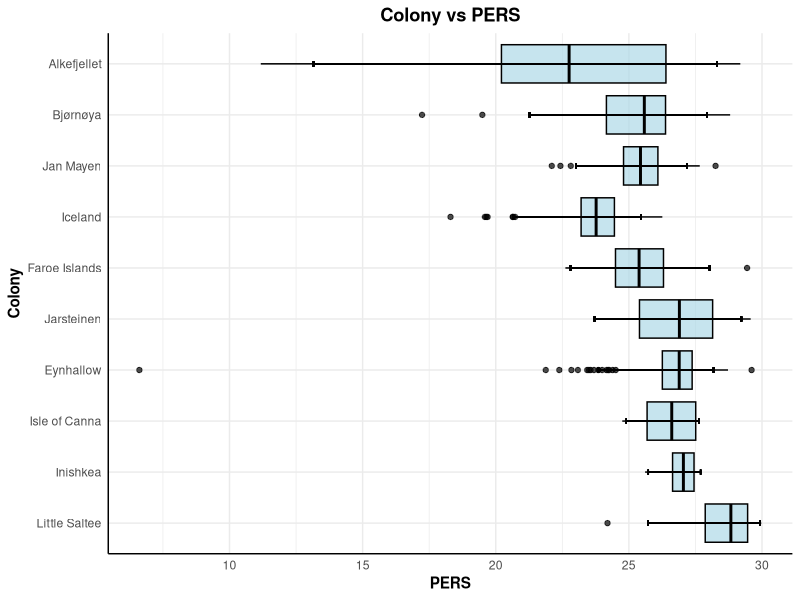
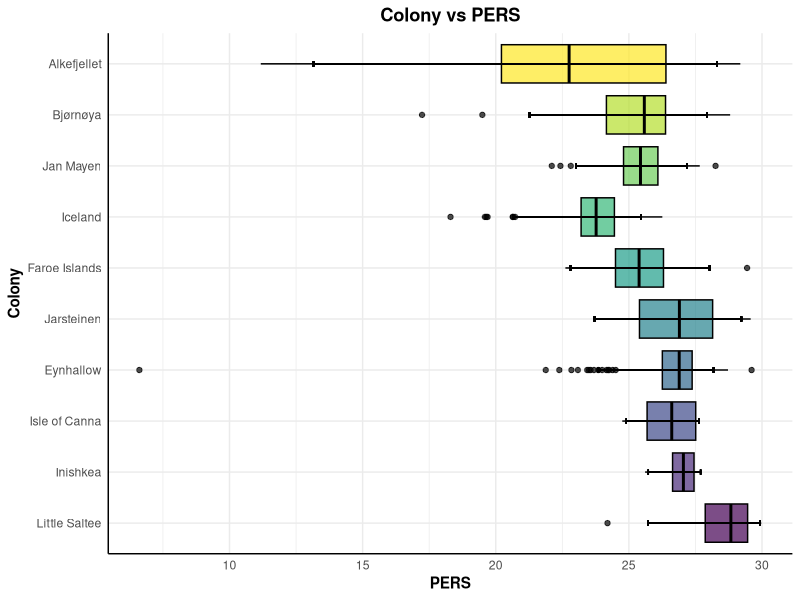
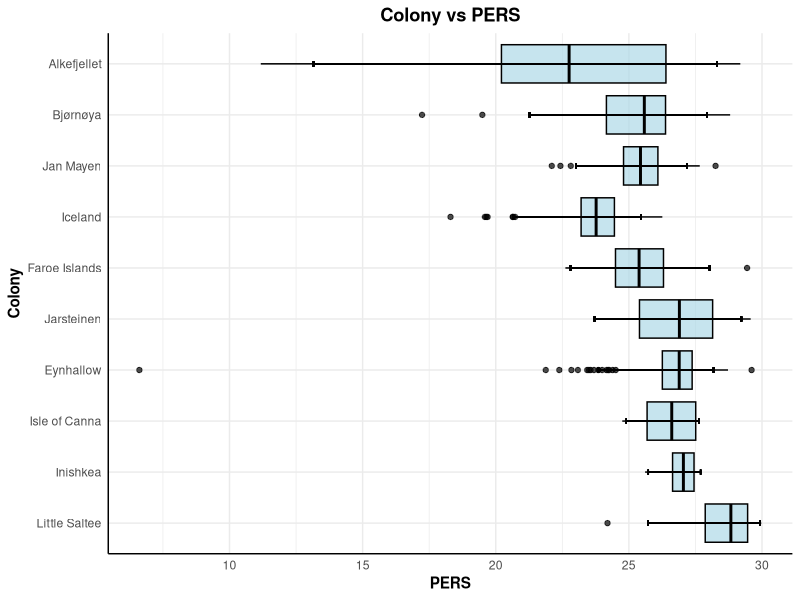
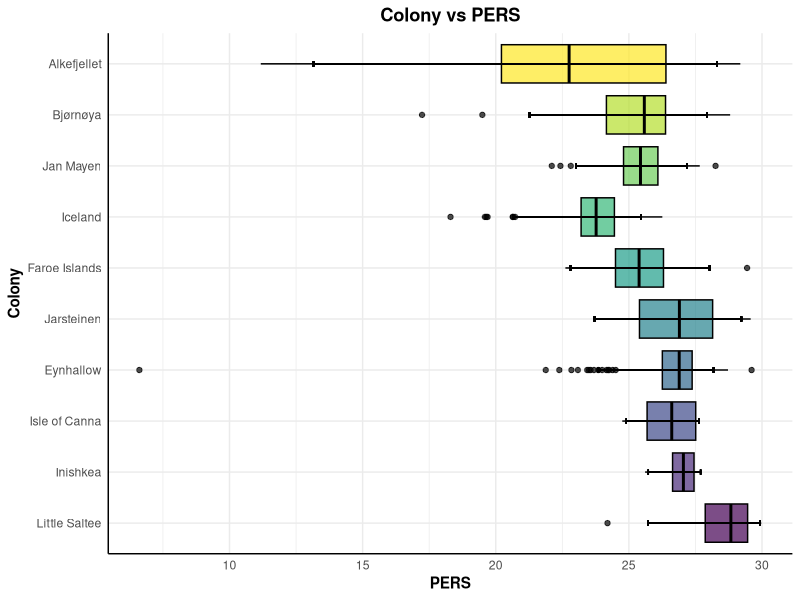

Write the R code that produced these figures, in order. (Note: this script raises an error after producing the figures.)
# Bar plot for PERS 

# Loading essential packages----
library(tidyverse)
library(ggplot2)
library(viridisLite)
library(viridis)

# Loading data----
setwd("/Users/ameydanole/Desktop/ENS_Rennes/argh/Amey_Danole_MS_Thesis/First_hyp/latest_right_attempt/outputs/csv/")
hyp1_df <- read.csv("correct_exposure_scores_by_individual_according_to_tracking_yr.csv")
hyp1_df$population <- gsub("\\.", " ", hyp1_df$population)
colonies_to_combine <- "Combined"
hyp1_df$population[hyp1_df$population %in% colonies_to_combine] <- "Iceland"
hyp1_df$population <- as.factor(hyp1_df$population)
order_to_match <- c("Alkefjellet", "Bjørnøya", "Jan Mayen", "Iceland", "Faroe Islands", "Jarsteinen", "Eynhallow", "Isle of Canna", "Inishkea", "Little Saltee")
reversed_order_to_match <- rev(order_to_match)
hyp1_df$population <- factor(hyp1_df$population, levels = reversed_order_to_match)

# Calculate 95% confidence intervals for pers

df <- hyp1_df %>%
  group_by(population) %>%
  mutate(
    CI_lower = quantile(exposure_score, 0.025),
    CI_upper = quantile(exposure_score, 0.975)
  )
write.csv(df, "Hyp1_df_with_CI.csv")

CI_boxplot <- ggplot(data = df, aes(y = population, x = exposure_score)) +
  geom_boxplot(fill = "lightblue", color = "black", alpha = 0.7) + # Adjust fill and outline colors
  geom_errorbar(
    aes(xmin = CI_lower, xmax = CI_upper),
    width = 0.1,
    position = position_dodge(width = 0.75),
    color = "black" # Adjust color of error bars
  ) +
  ylab("Colony") + xlab("PERS") +
  ggtitle("Colony vs PERS") +
  theme_minimal() + # Remove background grid
  theme(
    plot.title = element_text(hjust = 0.5, face = "bold"), # Center title and make it bold
    axis.line = element_line(color = "black"), # Adjust color of axis lines
    axis.title = element_text(face = "bold") # Make axis titles bold
  )
CI_boxplot
ggsave("Boxplot_Colony_vs_PERS.png", plot = CI_boxplot, height = 8, width = 12, dpi = 900, unit = "in", bg = "white")

# Friendly colour scheme

CI_boxplot <- ggplot(data = df, aes(y = population, x = exposure_score)) +
  geom_boxplot(fill = viridis_pal(option = "D")(10), color = "black", alpha = 0.7) + # Use viridis palette for fill color
  geom_errorbar(
    aes(xmin = CI_lower, xmax = CI_upper),
    width = 0.1,
    position = position_dodge(width = 0.75),
    color = "black" # Adjust color of error bars
  ) +
  ylab("Colony") + xlab("PERS") +
  ggtitle("Colony vs PERS") +
  theme_minimal() + # Remove background grid
  theme(
    plot.title = element_text(hjust = 0.5, face = "bold"), # Center title and make it bold
    axis.line = element_line(color = "black"), # Adjust color of axis lines
    axis.title = element_text(face = "bold") # Make axis titles bold
  )
CI_boxplot
ggsave("Boxplot_Colony_vs_PERS.png", plot = CI_boxplot, height = 8, width = 12, dpi = 900, unit = "in", bg = "white")
summary(posthoc)
# Boxplot for Colony vs PERS but with significance codes----

# Obtain the summary of the final_model
model_summary <- summary(final_model)
model_summary

# Extract coefficient estimates, standard errors, and degrees of freedom
coefficients <- model_summary$coefficients[, "Estimate"]
standard_errors <- model_summary$coefficients[, "Std. Error"]

# Calculate z-values
z_values <- coefficients / standard_errors

# Calculate two-tailed p-values
p_values <- 2 * (1 - pnorm(abs(z_values)))

data.frame(Colony = rownames(model_summary$coefficients), Estimate = coefficients, 
           Std.Error = standard_errors, z_value = z_values, p_value = p_values)


# Create the data frame
summary_data <- data.frame(
  Colony = rownames(model_summary$coefficients),
  Estimate = coefficients,
  Std.Error = standard_errors,
  z_value = z_values,
  p_value = p_values
)
summary_data
write.csv(file = "Significance_codes_for_colonies.csv", summary_data, row.names = F)

# Reverse the order of factor levels in the population variable
df$population <- factor(df$population, levels = rev(levels(df$population)))

# Plot with reversed x-axis labels
CI_boxplot <- ggplot(data = df, aes(x = population, y = exposure_score)) +
  geom_boxplot(fill = rev(viridis_pal(option = "D")(10)), color = "black", alpha = 0.7) + # Use viridis palette for fill color
  geom_errorbar(
    aes(ymin = CI_lower, ymax = CI_upper),
    width = 0.1,
    position = position_dodge(width = 0.75),
    color = "black" # Adjust color of error bars
  ) +
  xlab("Colony") + ylab("PERS") + # Corrected axis labels
  ggtitle("Colony vs PERS") +
  theme_minimal() + # Remove background grid
  theme(
    plot.title = element_text(hjust = 0.5, face = "bold"), # Center title and make it bold
    axis.line = element_line(color = "black"), # Adjust color of axis lines
    axis.title = element_text(face = "bold") # Make axis titles bold
  ) 

CI_boxplot

# Remove the intercept from the summary data
summary_data <- summary_data[-1, ]

# Extract colony names by removing the word "Colony" from the first column
summary_data$Colony <- sub("^Colony", "", summary_data$Colony)

# Define a function to convert p-values to stars
significance_stars <- function(p_values) {
  stars <- ifelse(p_values < 0.001, "***",
                  ifelse(p_values < 0.01, "**",
                         ifelse(p_values < 0.05, "*",
                                ifelse(p_values < 0.1, ".", ""))))
  return(stars)
}

citation("DHARMa")

# Apply the significance_stars function to the p-values
summary_data$stars <- significance_stars(summary_data$p_value)

# Plot with significance level on top of each box
CI_boxplot <- ggplot(data = df, aes(x = population, y = exposure_score)) +
  geom_boxplot(fill = rev(viridis_pal(option = "D")(10)), color = "black", alpha = 0.7) +
  geom_errorbar(
    aes(ymin = CI_lower, ymax = CI_upper),
    width = 0.1,
    position = position_dodge(width = 0.75),
    color = "black"
  ) +
  geom_text(data = summary_data, aes(label = stars, x = Colony, y = max(df$exposure_score) * 1.05),
            size = 4, vjust = -0.5) +  # Adjust position and size of text
  xlab("Colony") + ylab("PERS") +
  ggtitle("Colony vs PERS") +
  theme_minimal() +
  theme(
    plot.title = element_text(hjust = 0.5, face = "bold"),
    axis.line = element_line(color = "black"),
    axis.title = element_text(face = "bold")
  )

CI_boxplot
ggsave("Boxplot_Colony_vs_PERS_with_significance.png", plot = CI_boxplot, height = 8, width = 12, dpi = 900, unit = "in", bg = "white")

# Removing Alkefjellet from the dataset----
df_wo_Alk <- df[!(df$population == "Alkefjellet"),]
# Removing Eynhallow outlier
df_wo_Eyn_outlier <- df_wo_Alk[!(df_wo_Alk$exposure_score < 10),]
# Reverse the color codes
color_codes <- rev(c("#440154FF", "#482878FF", "#3E4A89FF", "#31688EFF", "#26828EFF",
                     "#1F9E89FF", "#35B779FF", "#6DCD59FF", "#B4DE2CFF"))

CI_boxplot <- ggplot(data = df_wo_Eyn_outlier, aes(x = population, y = exposure_score)) +
  geom_boxplot(fill = color_codes, color = "black", alpha = 0.7) + # Use reversed color codes here
  geom_errorbar(
    aes(ymin = CI_lower, ymax = CI_upper),
    width = 0.1,
    position = position_dodge(width = 0.75),
    color = "black"
  ) +
  geom_text(data = summary_data, aes(label = stars, x = Colony, y = max(df$exposure_score) * 1.05),
            size = 4, vjust = -0.5) +  # Adjust position and size of text
  xlab("Colony") + ylab("PERS") +
  ggtitle("Colony vs PERS") +
  theme_minimal() +
  theme(
    plot.title = element_text(hjust = 0.5, face = "bold"),
    axis.line = element_line(color = "black"),
    axis.title = element_text(face = "bold")
  )

CI_boxplot




# Doing a similar boxplot but with PAME regions----

# Loading data----
setwd("/Users/ameydanole/Desktop/ENS_Rennes/argh/Amey_Danole_MS_Thesis/Second_hyp/outputs/csv/")
hyp2_df <- read.csv("correct_exposure_scores_by_month.csv")
hyp2_df$population <- gsub("\\.", " ", hyp2_df$population)
hyp2_df$population[hyp2_df$population == "Canadian Eastern Arctic   West Greenland"] <- "Canadian Eastern Arctic - West Greenland"
relevant_regions <- c("North Sea", "Faroe Plateau", "Iceland Shelf and Sea", "Canadian Eastern Arctic - West Greenland", "Barents Sea")
hyp2_df <- hyp2_df %>% filter(population %in% relevant_regions,)
hyp2_df$population <- as.factor(hyp2_df$population)
order_to_match <- c("Barents Sea", "Canadian Eastern Arctic - West Greenland", "Iceland Shelf and Sea", "Faroe Plateau", "North Sea")
reversed_order_to_match <- rev(order_to_match)
hyp2_df$population <- factor(hyp2_df$population, levels = reversed_order_to_match)

df <- hyp2_df %>%
  group_by(population) %>%
  mutate(
    CI_lower = quantile(exposure_score, 0.025),
    CI_upper = quantile(exposure_score, 0.975)
  )
write.csv(df, "Hyp2_df_with_CI.csv")

CI_boxplot <- ggplot(data = df, aes(y = population, x = exposure_score)) +
  geom_boxplot(fill = "lightblue", color = "black", alpha = 0.7) + # Adjust fill and outline colors
  geom_errorbar(
    aes(xmin = CI_lower, xmax = CI_upper),
    width = 0.1,
    position = position_dodge(width = 0.75),
    color = "black" # Adjust color of error bars
  ) +
  ylab("PAME region") + xlab("PERS") +
  ggtitle("PAME region vs PERS") +
  theme_minimal() + # Remove background grid
  theme(
    plot.title = element_text(hjust = 0.5, face = "bold"), # Center title and make it bold
    axis.line = element_line(color = "black"), # Adjust color of axis lines
    axis.title = element_text(face = "bold") # Make axis titles bold
  )
CI_boxplot
ggsave("Boxplot_Colony_vs_PERS.png", plot = CI_boxplot, height = 8, width = 12, dpi = 900, unit = "in", bg = "white")

# Friendly colour filling

CI_boxplot <- ggplot(data = df, aes(x = population, y = exposure_score)) +
  geom_boxplot(fill = viridis_pal(option = "D")(5), color = "black", alpha = 0.7) + # Use viridis palette for fill color
  geom_errorbar(
    aes(xmin = CI_lower, xmax = CI_upper),
    width = 0.1,
    position = position_dodge(width = 0.75),
    color = "black" # Adjust color of error bars
  ) +
  ylab("PAME region") + xlab("PERS") +
  ggtitle("PAME region vs PERS") +
  theme_minimal() + # Remove background grid
  theme(
    plot.title = element_text(hjust = 0.5, face = "bold"), # Center title and make it bold
    axis.line = element_line(color = "black"), # Adjust color of axis lines
    axis.title = element_text(face = "bold") # Make axis titles bold
  )
CI_boxplot
ggsave("Boxplot_PAME_region_vs_PERS.png", plot = CI_boxplot, height = 8, width = 12, dpi = 900, unit = "in", bg = "white")

# Suggestions

CI_boxplot <- ggplot(data = df, aes(x = population, y = exposure_score)) +
  geom_boxplot(fill = viridis_pal(option = "D")(5), color = "black", alpha = 0.7, position = position_dodge(width = 0.75)) + # Use viridis palette for fill color
  geom_errorbar(
    aes(ymin = CI_lower, ymax = CI_upper),
    width = 0.1,
    position = position_dodge(width = 0.75),
    color = "black" # Adjust color of error bars
  ) +
  xlab("PAME region") + ylab("PERS") +
  ggtitle("PERS vs PAME region") +
  theme_minimal() + # Remove background grid
  theme(
    plot.title = element_text(hjust = 0.5, face = "bold"), # Center title and make it bold
    axis.line = element_line(color = "black"), # Adjust color of axis lines
    axis.title = element_text(face = "bold") # Make axis titles bold
  )
CI_boxplot
ggsave("Boxplot_PERS_vs_PAME_region.png", plot = CI_boxplot, height = 8, width = 12, dpi = 900, unit = "in", bg = "white")
